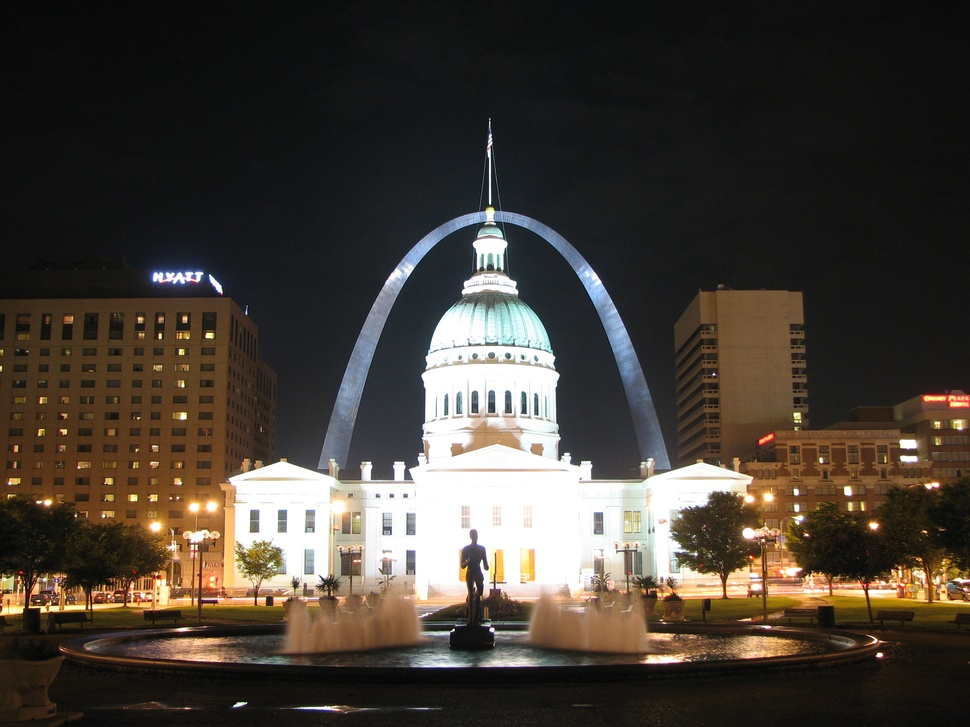
//> input picture 20200317_opencv_geotransformation_OK/imginput.jpg, 970 x 727 px, shrunk from 2816 x 2112 before the run
$ ./main   (built with g++ and OpenCV 4)
//> lines starting //> are read from the running program, lines starting //| are printed output that depends on the picture
#include "opencv2/highgui/highgui.hpp"
#include "opencv2/opencv.hpp"
#include <iostream>
#include <windows.h>
#include <math.h>
using namespace std;
using namespace cv;
double alpha; /**< Simple contrast control */
int beta;  /**< Simple brightness control */

uchar table[256];

void gammaCorrection(const Mat &img, const double gamma)
{
	CV_Assert(gamma >= 0);
	//! [changing-contrast-brightness-gamma-correction]
	Mat lookUpTable(1, 256, CV_8U);
	uchar* p = lookUpTable.ptr();
	for (int i = 0; i < 256; ++i)
		p[i] = saturate_cast<uchar>(pow(i / 255.0, gamma) * 255.0);

	Mat res = img.clone();
	LUT(img, lookUpTable, res);
	//! [changing-contrast-brightness-gamma-correction]
	Mat img_gamma_corrected;
	hconcat(img, res, img_gamma_corrected);
	imshow("Gamma correction", img_gamma_corrected);
}

int main()
{
	int divideWith = 255; // convert our input string to number - C++ style

	Mat img = imread("imginput.jpg");
//> img is the input picture: 727 rows x 970 cols, CV_8UC3; mean B, G, R 54.5, 62.3, 69.7
	gammaCorrection(img, 0.5);
//> in gammaCorrection, `LUT(img, lookUpTable, res);`:
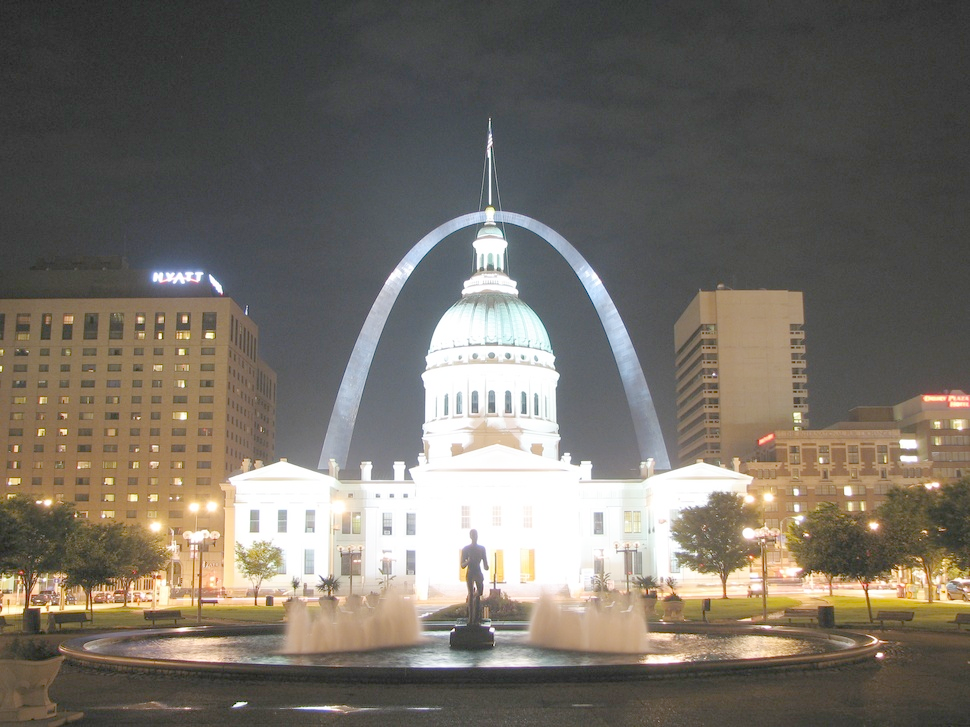
//> res: 727 rows x 970 cols, CV_8UC3; mean B, G, R 102.3, 111.1, 117.1
//> in gammaCorrection, `hconcat(img, res, img_gamma_corrected);`:
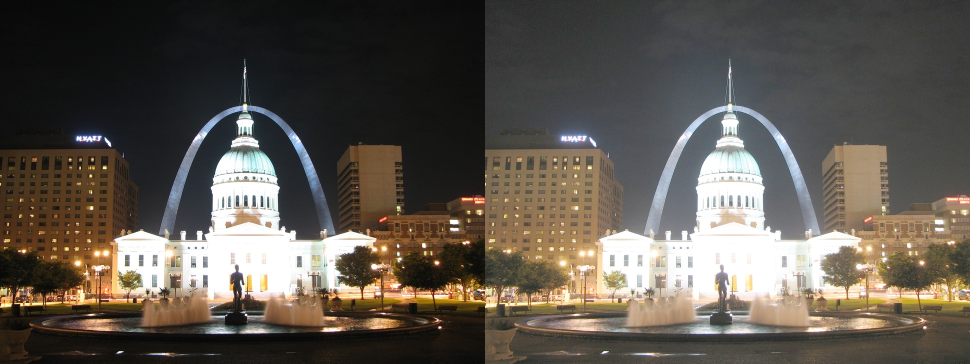
//> img_gamma_corrected: 727 rows x 1940 cols, CV_8UC3 (shown at 1/2 size); mean B, G, R 78.4, 86.7, 93.4
	gammaCorrection(img, 0.3);
//> call 2 of gammaCorrection, with gamma = 0.3
//> in gammaCorrection (call 2), `LUT(img, lookUpTable, res);`:
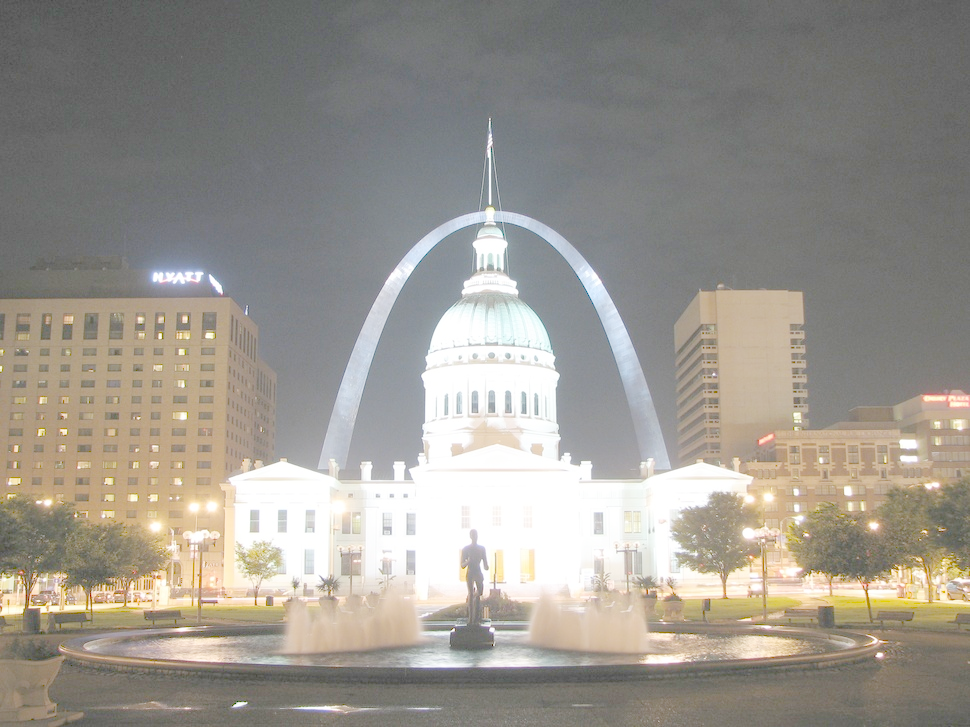
//> res: 727 rows x 970 cols, CV_8UC3; mean B, G, R 142.7, 150.3, 154.7
//> in gammaCorrection (call 2), `hconcat(img, res, img_gamma_corrected);`:
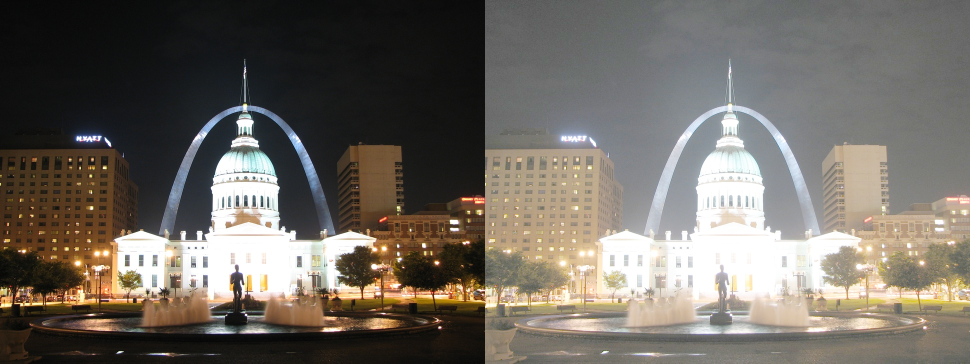
//> img_gamma_corrected: 727 rows x 1940 cols, CV_8UC3 (shown at 1/2 size); mean B, G, R 98.6, 106.3, 112.2
}
